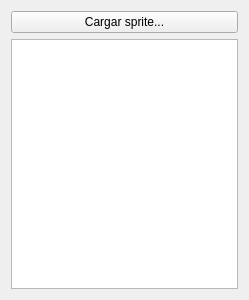
<?xml version="1.0" encoding="UTF-8"?>
<ui version="4.0">
 <class>TilePalette</class>
 <widget class="QWidget" name="TilePalette">
  <property name="geometry">
   <rect>
    <x>0</x>
    <y>0</y>
    <width>249</width>
    <height>300</height>
   </rect>
  </property>
  <property name="windowTitle">
   <string>Tiles</string>
  </property>
  <layout class="QVBoxLayout" name="verticalLayout">
   <item>
    <widget class="QPushButton" name="pushButton">
     <property name="text">
      <string>Cargar sprite...</string>
     </property>
    </widget>
   </item>
   <item>
    <widget class="QListWidget" name="listWidget">
     <property name="iconSize">
      <size>
       <width>64</width>
       <height>64</height>
      </size>
     </property>
     <property name="resizeMode">
      <enum>QListView::Adjust</enum>
     </property>
     <property name="spacing">
      <number>2</number>
     </property>
     <property name="viewMode">
      <enum>QListView::IconMode</enum>
     </property>
    </widget>
   </item>
  </layout>
 </widget>
 <resources/>
 <connections/>
</ui>
